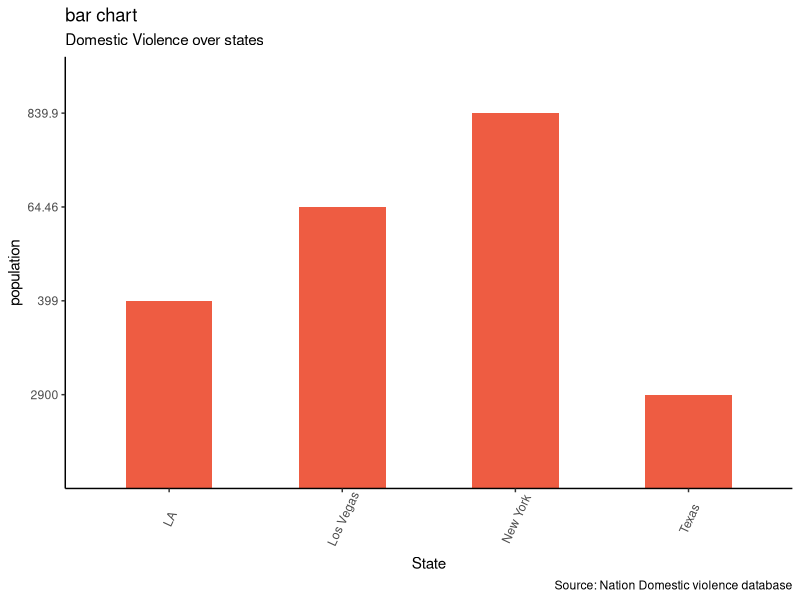
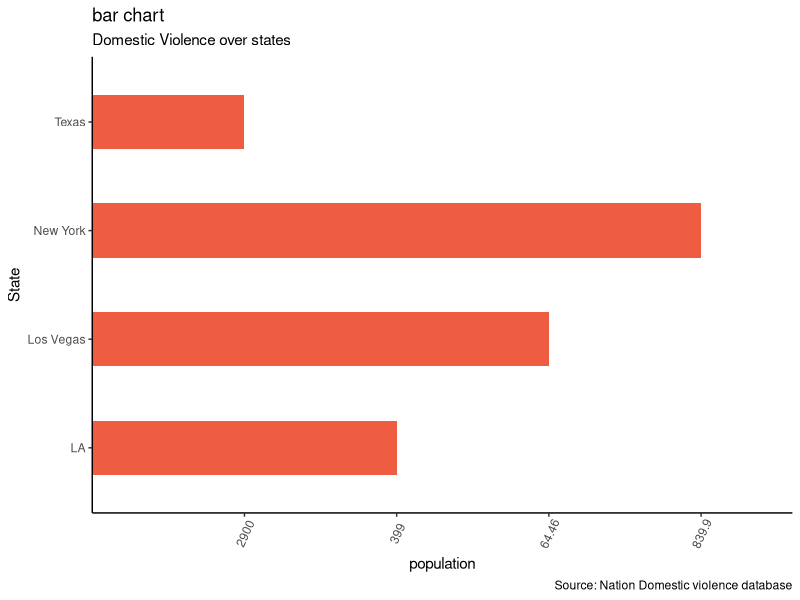

R code for these plots, in order:
# create state,  population, case variables 
a <- c('Texas', 'New York', 'LA', 'Los Vegas')
b <- c('2900', '839.9', '399', '64.46' )
c <- c('820', '790', '880', '700')
df <- data.frame(a, b, c)
df
# Name the data frame
names(df) <- c('State', 'population', 'cases')
df
library(ggplot2)
theme_set(theme_classic())
g <- ggplot(df, aes(State, population))
g + geom_bar(stat="identity", width = 0.5, fill="tomato2") +
  labs(title = "bar chart",
       subtitle = "Domestic Violence over states",
       caption = "Source: Nation Domestic violence database") +
  theme(axis.text.x =element_text(angle = 65, vjust = 0.6))
last_plot() + coord_flip()
